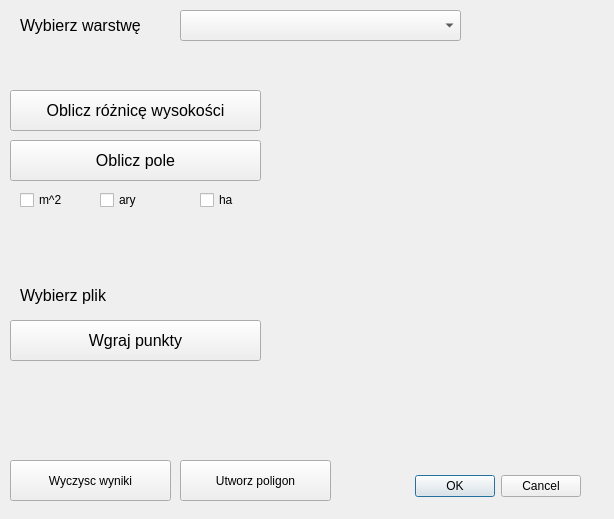
<?xml version="1.0" encoding="UTF-8"?>
<ui version="4.0">
 <class>ProjektIG2DialogBase</class>
 <widget class="QDialog" name="ProjektIG2DialogBase">
  <property name="geometry">
   <rect>
    <x>0</x>
    <y>0</y>
    <width>614</width>
    <height>519</height>
   </rect>
  </property>
  <property name="windowTitle">
   <string>Projekt 2 IG</string>
  </property>
  <widget class="QDialogButtonBox" name="button_box">
   <property name="geometry">
    <rect>
     <x>240</x>
     <y>470</y>
     <width>341</width>
     <height>32</height>
    </rect>
   </property>
   <property name="orientation">
    <enum>Qt::Horizontal</enum>
   </property>
   <property name="standardButtons">
    <set>QDialogButtonBox::Cancel|QDialogButtonBox::Ok</set>
   </property>
  </widget>
  <widget class="QPushButton" name="pushButton_pole">
   <property name="geometry">
    <rect>
     <x>10</x>
     <y>140</y>
     <width>251</width>
     <height>41</height>
    </rect>
   </property>
   <property name="font">
    <font>
     <pointsize>12</pointsize>
     <weight>50</weight>
     <bold>false</bold>
    </font>
   </property>
   <property name="text">
    <string>Oblicz pole</string>
   </property>
  </widget>
  <widget class="QPushButton" name="pushButton_dh">
   <property name="geometry">
    <rect>
     <x>10</x>
     <y>90</y>
     <width>251</width>
     <height>41</height>
    </rect>
   </property>
   <property name="font">
    <font>
     <pointsize>12</pointsize>
    </font>
   </property>
   <property name="text">
    <string>Oblicz różnicę wysokości</string>
   </property>
  </widget>
  <widget class="QCheckBox" name="checkBox_ha">
   <property name="geometry">
    <rect>
     <x>200</x>
     <y>190</y>
     <width>81</width>
     <height>20</height>
    </rect>
   </property>
   <property name="text">
    <string>ha</string>
   </property>
  </widget>
  <widget class="QCheckBox" name="checkBox_m2">
   <property name="geometry">
    <rect>
     <x>20</x>
     <y>190</y>
     <width>81</width>
     <height>20</height>
    </rect>
   </property>
   <property name="text">
    <string>m^2</string>
   </property>
  </widget>
  <widget class="QCheckBox" name="checkBox_ary">
   <property name="geometry">
    <rect>
     <x>100</x>
     <y>190</y>
     <width>81</width>
     <height>20</height>
    </rect>
   </property>
   <property name="text">
    <string>ary</string>
   </property>
  </widget>
  <widget class="QgsMapLayerComboBox" name="mMapLayerComboBox">
   <property name="geometry">
    <rect>
     <x>180</x>
     <y>10</y>
     <width>281</width>
     <height>31</height>
    </rect>
   </property>
  </widget>
  <widget class="QLabel" name="label_dh_result">
   <property name="geometry">
    <rect>
     <x>270</x>
     <y>90</y>
     <width>261</width>
     <height>41</height>
    </rect>
   </property>
   <property name="font">
    <font>
     <pointsize>12</pointsize>
    </font>
   </property>
   <property name="text">
    <string/>
   </property>
  </widget>
  <widget class="QLabel" name="label_pole_result">
   <property name="geometry">
    <rect>
     <x>260</x>
     <y>140</y>
     <width>271</width>
     <height>41</height>
    </rect>
   </property>
   <property name="font">
    <font>
     <pointsize>12</pointsize>
    </font>
   </property>
   <property name="text">
    <string/>
   </property>
  </widget>
  <widget class="QLabel" name="label_dh_select">
   <property name="geometry">
    <rect>
     <x>20</x>
     <y>10</y>
     <width>161</width>
     <height>31</height>
    </rect>
   </property>
   <property name="font">
    <font>
     <pointsize>12</pointsize>
    </font>
   </property>
   <property name="text">
    <string>Wybierz warstwę</string>
   </property>
  </widget>
  <widget class="QPushButton" name="pushButton_clear">
   <property name="geometry">
    <rect>
     <x>10</x>
     <y>460</y>
     <width>161</width>
     <height>41</height>
    </rect>
   </property>
   <property name="text">
    <string>Wyczysc wyniki</string>
   </property>
  </widget>
  <widget class="QPushButton" name="pushButton">
   <property name="geometry">
    <rect>
     <x>180</x>
     <y>460</y>
     <width>151</width>
     <height>41</height>
    </rect>
   </property>
   <property name="text">
    <string>Utworz poligon</string>
   </property>
  </widget>
  <widget class="QLabel" name="label_wyb_pkt">
   <property name="geometry">
    <rect>
     <x>10</x>
     <y>40</y>
     <width>561</width>
     <height>31</height>
    </rect>
   </property>
   <property name="font">
    <font>
     <pointsize>12</pointsize>
    </font>
   </property>
   <property name="text">
    <string/>
   </property>
  </widget>
  <widget class="QgsFileWidget" name="mQgsFileWidget">
   <property name="geometry">
    <rect>
     <x>140</x>
     <y>270</y>
     <width>431</width>
     <height>51</height>
    </rect>
   </property>
  </widget>
  <widget class="QPushButton" name="pushButton_punkty">
   <property name="geometry">
    <rect>
     <x>10</x>
     <y>320</y>
     <width>251</width>
     <height>41</height>
    </rect>
   </property>
   <property name="font">
    <font>
     <pointsize>12</pointsize>
    </font>
   </property>
   <property name="text">
    <string>Wgraj punkty</string>
   </property>
  </widget>
  <widget class="QLabel" name="label">
   <property name="geometry">
    <rect>
     <x>20</x>
     <y>280</y>
     <width>111</width>
     <height>31</height>
    </rect>
   </property>
   <property name="font">
    <font>
     <pointsize>12</pointsize>
    </font>
   </property>
   <property name="text">
    <string>Wybierz plik</string>
   </property>
  </widget>
 </widget>
 <customwidgets>
  <customwidget>
   <class>QgsFileWidget</class>
   <extends>QWidget</extends>
   <header>qgsfilewidget.h</header>
  </customwidget>
  <customwidget>
   <class>QgsMapLayerComboBox</class>
   <extends>QComboBox</extends>
   <header>qgsmaplayercombobox.h</header>
  </customwidget>
 </customwidgets>
 <resources/>
 <connections>
  <connection>
   <sender>button_box</sender>
   <signal>accepted()</signal>
   <receiver>ProjektIG2DialogBase</receiver>
   <slot>accept()</slot>
   <hints>
    <hint type="sourcelabel">
     <x>20</x>
     <y>20</y>
    </hint>
    <hint type="destinationlabel">
     <x>20</x>
     <y>20</y>
    </hint>
   </hints>
  </connection>
  <connection>
   <sender>button_box</sender>
   <signal>rejected()</signal>
   <receiver>ProjektIG2DialogBase</receiver>
   <slot>reject()</slot>
   <hints>
    <hint type="sourcelabel">
     <x>20</x>
     <y>20</y>
    </hint>
    <hint type="destinationlabel">
     <x>20</x>
     <y>20</y>
    </hint>
   </hints>
  </connection>
 </connections>
</ui>
